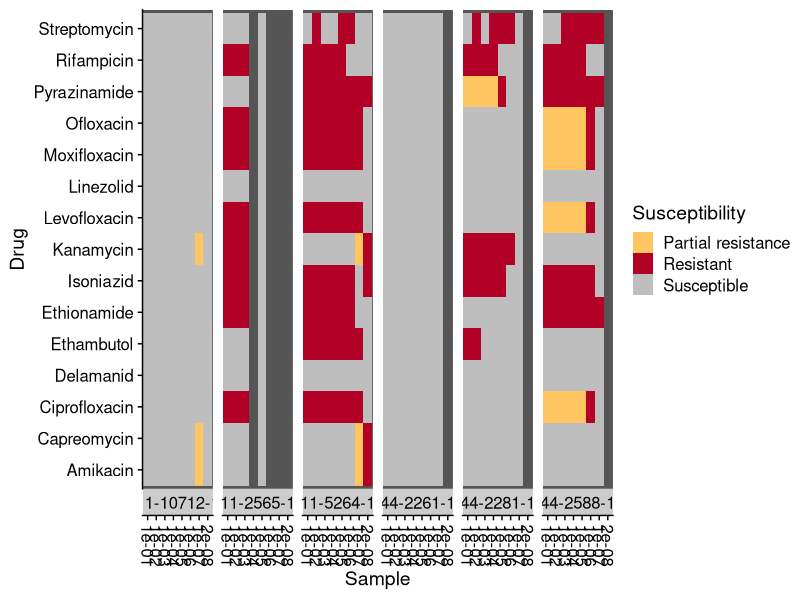

This figure's R source: (Note: this script raises an error after producing the figure.)
rm(list = ls())

library(tidyverse)
library(readr)
library(cowplot)
library(rlang)
library(forcats)
library(readxl)
library(stringr)


tb003_mykrobe <- read.csv('data/TB003_mykrobe.csv')
tb004_mykrobe <- read.csv('data/TB004_mykrobe.csv')
tb005_mykrobe <- read.csv('data/TB005_mykrobe.csv')
sample_metadata <-read.csv('data/M.tuberculosis.csv',
                           na.strings=c("","NaN","NA"))
sputum_extracts_summary <- read_excel('data/sputum_extraction_summary.xlsx',sheet=1) %>%
  mutate("Heat_inactivation"=as_factor(Heat_inactivation))%>%
  mutate("Chemical_inactivation"=as_factor(Chemical_inactivation))%>%
  mutate("liquefaction"=as_factor(liquefaction))%>%
  mutate("fastprep"=as_factor(fastprep))%>%
  mutate("pt_sample_num"=as_factor(pt_sample_num))

all_mykrobe <- tb003_mykrobe %>%
  bind_rows(tb004_mykrobe,tb005_mykrobe) 
mykrobe_combined <- all_mykrobe %>%
  left_join(sample_metadata, by=c(sample='Seq_ID')) %>%
  filter(Sample_source %in% c("Cayetano","Moldova"))


heatmap_res_DNA <- mykrobe_combined %>%
  filter(NGS_Run_ID=="TB003") %>%
  filter(Sample_Type=="DNA") %>%
  filter(Primer_Conc!='0')%>%
  #complete(drug,sample) %>%
  filter(!is.na(drug)) %>%
  mutate('Template_dilution'=as.character(format(Template_dilution,scientific=TRUE))) %>%
  ggplot() +
  geom_tile(aes(x=Template_dilution,y=drug,fill=susceptibility)) + 
  scale_fill_manual(
    values=c("#FFC561","#B20026","gray"),
    name="Susceptibility",
    labels=c("Partial resistance","Resistant","Susceptible"),
    na.value='#555555'
  ) +
  labs(x='Sample',
       y='Drug') +
  theme_half_open()+
  theme(axis.text.x=element_text(angle=-90,vjust=0.5,hjust=0.1),
        panel.background = element_rect(fill='#555555')) +
  facet_wrap("Original_ID",strip.position="bottom",nrow=1)
plot(heatmap_res_DNA)

save_plot("supp_dilutions-heatmap.svg",heatmap_res_DNA,base_width=12.5,base_height=4)

mykrobe_sputum_combined <- mykrobe_combined %>%
  right_join(sputum_extracts_summary, by=c('sample'="Yale-ID"))

heatmap_res_sputum_small <- mykrobe_sputum_combined %>%
  #filter(Sample_Type=="Sputum extract") %>%
  #complete(drug,sample,pt_sample_num) %>%
  filter(!is.na(drug)) %>%
  filter(liquefaction=="NALC 0.5% - NaOH"&fastprep=="40s") %>%
  ggplot()+
  geom_tile(aes(x=ID,y=drug,fill=susceptibility,height=0.95,width=0.95))+ 
  scale_fill_manual(
    values=c("#B20026","gray"),
    name="Susceptibility",
    labels=c("Resistant","Susceptible"),
    na.value='gray'
  ) +
  labs(x='Sample',
       y='Drug') +
  theme_half_open()+
  theme(axis.title=element_blank(),
        axis.text.x=element_text(angle=45,vjust=1,hjust=1),
        panel.background = element_rect(fill='white')) 
plot(heatmap_res_sputum_small)

ggsave("Fig4_heatmap.png",width=220,height=150,units="mm")

save_plot("Fig4_heatmap.svg",heatmap_res_sputum_small)


heatmap_res_sputum <- mykrobe_sputum_combined %>%
  #filter(Sample_Type=="Sputum extract") %>%
  #complete(expand(.,drug,sample)) %>%
  filter(!is.na(drug)) %>%
  #filter(!is.na(sample)) %>%
  ggplot()+
  geom_tile(aes(x=pt_sample_num,y=drug,fill=susceptibility))+ 
  scale_fill_manual(
    values=c("#FFC561","#B20026","grey"),
    name="Susceptibility",
    labels=c("Partial resistance","Resistant","Susceptible"),
    na.value='#555555'
  ) +
  labs(x='Sample',
       y='Drug') +
  theme_half_open()+
  theme(axis.text.x=element_text(angle=-90,vjust=0.5,hjust=0.1),
        panel.background = element_rect(fill='#555555')) +
  #facet_wrap(c('liquefaction','fastprep'),dir="v",shrink=FALSE,nrow=2,drop=TRUE,scales="free_x")
  facet_grid(extraction ~ batch, scales="free",switch="y",labeller=label_context) +
  theme(strip.text.y=element_blank(),
        panel.spacing.y=unit(2,"lines"))
plot(heatmap_res_sputum)
save_plot("heatmap_res_sputum_all.pdf",heatmap_res_sputum,
          base_width=12,base_height=8)

reslegend <- get_legend(
  heatmap_res_sputum+
    theme(legend.box.margin = margin(0,0,0,50))
)



#calculate mean and SD (SQ and coverage) for each extraction method
extr_stats <- sputum_extracts_summary %>%
  group_by(group) %>%
  summarize(meanquant=mean(starting_quant),std_dev_quant=sd(starting_quant),std_err_quant=(sd(starting_quant)/sqrt(n())),
            meancov=mean(coverage),std_dev_cov=sd(coverage),std_err_cov=(sd(coverage)/sqrt(n()))) %>%
  rename("method"=group)
write_tsv(extr_stats,"extraction_eff_by_method.tsv")

#SQ by extraction type
sq_median <- sputum_extracts_summary %>%
  ggplot() +
  geom_boxplot(aes(x=group,y=starting_quant,fill=group))+
  theme_half_open() +
  scale_fill_brewer(palette="Dark2",
    name="Extraction \nmethod"
  ) +
  scale_y_log10()+
  labs(x="Method",
       y="Starting quantity (GE/uL)")
plot(sq_median)

sq_avg <- extr_stats %>%
  ggplot() +
  geom_pointrange(aes(x=method,y=meanquant,ymin=meanquant-std_err_quant,ymax=meanquant+std_err_quant,color=method))+
  theme_half_open() +
  scale_color_brewer(palette="Dark2",
                    name="Extraction method"
  ) +
  scale_y_log10(limits= c(1,10000000))+
  labs(x="Method",
       y="Starting quantity (GE/uL)")
plot(sq_avg)

#Coverage by extraction type
cov_median <- sputum_extracts_summary %>%
  ggplot() +
  geom_boxplot(aes(x=group,y=coverage,fill=group))+
  theme_half_open() +
  scale_fill_brewer(palette="Dark2",
                    name="Extraction \nmethod"
  ) +
  labs(x="Method",
       y="Coverage (%)")
plot(cov_median)

cov_avg <- extr_stats %>%
  ggplot() +
  geom_pointrange(aes(x=method,y=meancov,ymin=meancov-std_err_cov,ymax=meancov+std_err_cov,color=method))+
  theme_half_open() +
  scale_color_brewer(palette="Dark2",
                     name="Extraction method"
  ) +
  ylim(0,100)+
  labs(x="Method",
       y="Coverage (%)")
plot(cov_avg)

extrlegend <- get_legend(
  sq_median+
    theme(legend.box.margin = margin(0,0,300,50))
)

extr_summ <- plot_grid(sq_avg+theme(legend.position='none'),
                     sq_median+theme(legend.position='none'),
                     cov_avg+theme(legend.position='none'),
                     cov_median+theme(legend.position='none'),
                     #extrlegend,
                     nrow=2,
                     labels=c("Mean (+/- SE)","Median (+/- 1.5 IQR)",
                              "Mean (+/- SE)","Median (+/- 1.5 IQR)"),
                     rel_widths=c(1,1,.25),
                     label_x=.05)
extr_summ
save_plot("extr_summary.svg",extr_summ,base_height=8,base_width=14)

legends_sq <- plot_grid(reslegend,extrlegend,
                        sq_avg+theme(legend.position='none'),
                        ncol=1,
                        rel_heights = c(1,1,3),
                        labels=c("","","B"))
legends_sq

heatmap_res <- plot_grid(heatmap_res_sputum+theme(legend.position='none'),
                         legends_sq, 
                         #labels=c("DNA","Sputum extracts"),
                         #label_y=1.05,
                         labels=c("A",""),
                         ncol=2)
heatmap_res
save_plot("Supp_heatmap_all.svg",heatmap_res,
          base_height=8,base_width=12)


#Now I'm going to reformat the metadata a bit so it works nicely in nextstrain
TB004_coverage <- read.delim('data/TB004_coverage.tsv')
TB005_coverage <-read.delim('data/TB005_coverage.tsv')
TB003_coverage <- read.delim('../3_read_coverage/data/TB.coverage.tsv')
all_coverage <- TB003_coverage %>%
  rename(sample=Seq_ID) %>%
  bind_rows(TB004_coverage,TB005_coverage) %>%
  filter(subsample==1.0)


excluded_runs<-c('TB001','TB002')
olddrugs <- c('Isoniazid','Streptomycin','Rifampicin','Ethambutol','Ethionamide','Pyrazinamide','Ofloxacin','Kanamycin')
newdrugs <- c('INH','STR','RIF','EMB','ETH','PZA','OFL','KAN')
metadata_ns <- sample_metadata %>%
  left_join(all_coverage,by=c(Seq_ID="sample")) %>% #combine with coverage data
  full_join(all_mykrobe,by=c(Seq_ID="sample" )) %>% #combine with mykrobe data
  filter(!(NGS_Run_ID %in% excluded_runs)) %>% #Remove some sequencing runs
  filter(Sample_Type!='Water') %>% #remove NTCs
  select(Seq_ID,drug,Original_ID,Sample_Type,Sample_source,collection_date,CT,starting_quant,Primer_Conc,
         NGS_Run_ID,numreads,covbases,coverage,meandepth,susceptibility,lineage,Template_dilution)%>%
  filter(is.na(Template_dilution) | Template_dilution==.01) %>% #remove sample duplicates (don't include a bunch of dilutions)
  complete(drug,Seq_ID) %>% #Explicitly write out NA for anything where drug susceptibility was not possible
  pivot_wider(names_from=drug,values_from=susceptibility) %>%
  filter(!is.na(Sample_source)) %>%
  filter(coverage>=75 & meandepth>10) %>%
  rename_with(~newdrugs[which(olddrugs==.x)],.cols=olddrugs) %>% #rename headers to abbreviations to match up
  mutate(across(all_of(newdrugs),.fns=~fct_collapse(.,'0' = c("S"),'1' = c("r","R")))) %>% #recode to 0 (no res) or 1 (any res) 
  rename(mykrobe_lineage=lineage) %>%
  mutate(continent=ifelse(Sample_source=="Moldova",'Europe','South_America'))%>%
  mutate(region=ifelse(Sample_source=="Moldova",'Eastern_Europe','South_America'))%>%
  mutate(country=ifelse(Sample_source=="Moldova",'Moldova','Peru')) %>%
  mutate(collection_date=ifelse(!is.na(collection_date),collection_date,'20XX-XX-XX')) %>%
  mutate(study="Glab")

#COmbined this with the reference nextstrain metadata
context_metadata <- read.delim('../../pipelines/nextstrain/data/input_metadata.tsv') %>%
  mutate(across(all_of(newdrugs),as.factor))
merged_metadata_ns <- context_metadata %>%
  full_join(metadata_ns,by=c(strain='Seq_ID',date='collection_date','EMB','ETH','INH','KAN','OFL','PZA','RIF','STR',
                             'continent','region','country','study'))

#check these
glab_merged <- merged_metadata_ns %>%
  filter(country=="Peru")

write.csv(merged_metadata_ns,file='../../pipelines/nextstrain/data/metadata_merged.csv')


